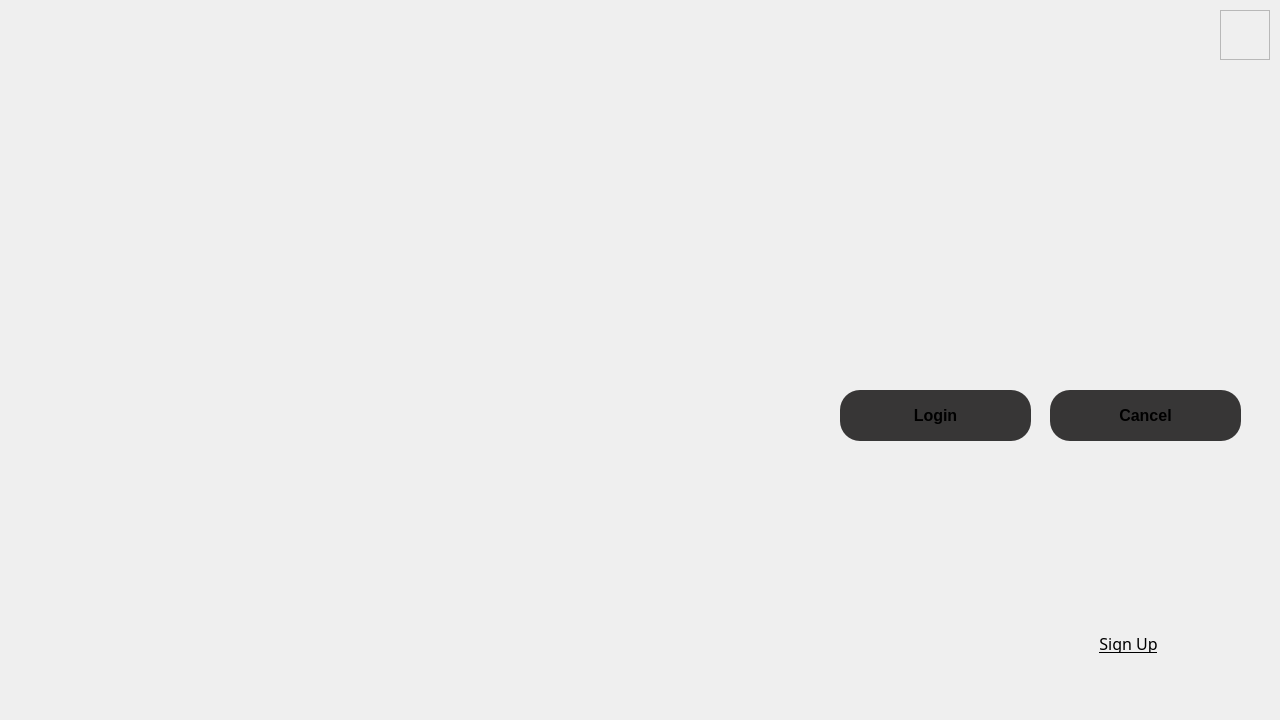
<?xml version="1.0" encoding="UTF-8"?>
<ui version="4.0">
 <class>LogIn</class>
 <widget class="QMainWindow" name="LogIn">
  <property name="geometry">
   <rect>
    <x>0</x>
    <y>0</y>
    <width>1280</width>
    <height>720</height>
   </rect>
  </property>
  <property name="windowTitle">
   <string>LogIn</string>
  </property>
  <property name="windowIcon">
   <iconset resource="res.qrc">
    <normaloff>:/images/images/7.png</normaloff>:/images/images/7.png</iconset>
  </property>
  <property name="styleSheet">
   <string notr="true">#centralwidget { 
	
	border-image: url(:/images/images/1.png);}
</string>
  </property>
  <widget class="QWidget" name="centralwidget">
   <widget class="QPushButton" name="PBcancel">
    <property name="geometry">
     <rect>
      <x>1050</x>
      <y>390</y>
      <width>191</width>
      <height>51</height>
     </rect>
    </property>
    <property name="font">
     <font>
      <pointsize>12</pointsize>
      <bold>true</bold>
      <kerning>false</kerning>
     </font>
    </property>
    <property name="styleSheet">
     <string notr="true">QPushButton{
   border-radius: 20px;
	background-color: rgb(55, 54, 54);

background-radius: 10px ;
}

QPushButton:Hover{
	background-color: rgb(78, 79, 80);
}


</string>
    </property>
    <property name="text">
     <string>Cancel</string>
    </property>
    <property name="flat">
     <bool>true</bool>
    </property>
   </widget>
   <widget class="QLineEdit" name="lineEditEmail">
    <property name="geometry">
     <rect>
      <x>870</x>
      <y>220</y>
      <width>370</width>
      <height>40</height>
     </rect>
    </property>
    <property name="styleSheet">
     <string notr="true">QLineEdit{
   border-radius: 10px;
   background-color: dark gray;
   padding-left: 15px;
   padding-right: 15px;
}

QLineEdit{
  
   background:transparent;

}

QLineEdit:Hover{
 border-color:orange;
}
</string>
    </property>
    <property name="frame">
     <bool>false</bool>
    </property>
    <property name="echoMode">
     <enum>QLineEdit::Normal</enum>
    </property>
   </widget>
   <widget class="QPushButton" name="PBlogin">
    <property name="geometry">
     <rect>
      <x>840</x>
      <y>390</y>
      <width>191</width>
      <height>51</height>
     </rect>
    </property>
    <property name="font">
     <font>
      <pointsize>12</pointsize>
      <bold>true</bold>
      <kerning>false</kerning>
     </font>
    </property>
    <property name="styleSheet">
     <string notr="true">QPushButton{
   border-radius: 20px;
	background-color: rgb(55, 54, 54);

background-radius: 10px ;
}

QPushButton:Hover{
	background-color: rgb(78, 79, 80);
}


</string>
    </property>
    <property name="text">
     <string>Login</string>
    </property>
    <property name="flat">
     <bool>true</bool>
    </property>
   </widget>
   <widget class="QLineEdit" name="lineEditPass">
    <property name="geometry">
     <rect>
      <x>870</x>
      <y>300</y>
      <width>370</width>
      <height>40</height>
     </rect>
    </property>
    <property name="font">
     <font>
      <kerning>false</kerning>
      <hintingpreference>PreferVerticalHinting</hintingpreference>
     </font>
    </property>
    <property name="styleSheet">
     <string notr="true">QLineEdit{
   border-radius: 10px;
   background-color: dark gray;
   padding-left: 15px;
   padding-right: 15px;
}

QLineEdit{
  
   background:transparent;

}

QLineEdit:Hover{
 border-color:orange;
}
</string>
    </property>
    <property name="frame">
     <bool>false</bool>
    </property>
    <property name="echoMode">
     <enum>QLineEdit::Password</enum>
    </property>
   </widget>
   <widget class="QPushButton" name="PBsignup">
    <property name="geometry">
     <rect>
      <x>1093</x>
      <y>633</y>
      <width>71</width>
      <height>21</height>
     </rect>
    </property>
    <property name="font">
     <font>
      <family>Sitka Heading Semibold</family>
      <pointsize>12</pointsize>
      <bold>false</bold>
      <underline>true</underline>
      <strikeout>false</strikeout>
      <kerning>false</kerning>
      <hintingpreference>PreferFullHinting</hintingpreference>
     </font>
    </property>
    <property name="acceptDrops">
     <bool>false</bool>
    </property>
    <property name="text">
     <string>Sign Up</string>
    </property>
    <property name="default">
     <bool>false</bool>
    </property>
    <property name="flat">
     <bool>true</bool>
    </property>
   </widget>
   <widget class="QFrame" name="frame">
    <property name="geometry">
     <rect>
      <x>1220</x>
      <y>10</y>
      <width>50</width>
      <height>50</height>
     </rect>
    </property>
    <property name="styleSheet">
     <string notr="true">#frame{border-image: url(:/images/images/7.png);}</string>
    </property>
    <property name="frameShape">
     <enum>QFrame::StyledPanel</enum>
    </property>
    <property name="frameShadow">
     <enum>QFrame::Raised</enum>
    </property>
   </widget>
  </widget>
 </widget>
 <resources>
  <include location="res.qrc"/>
 </resources>
 <connections/>
</ui>
